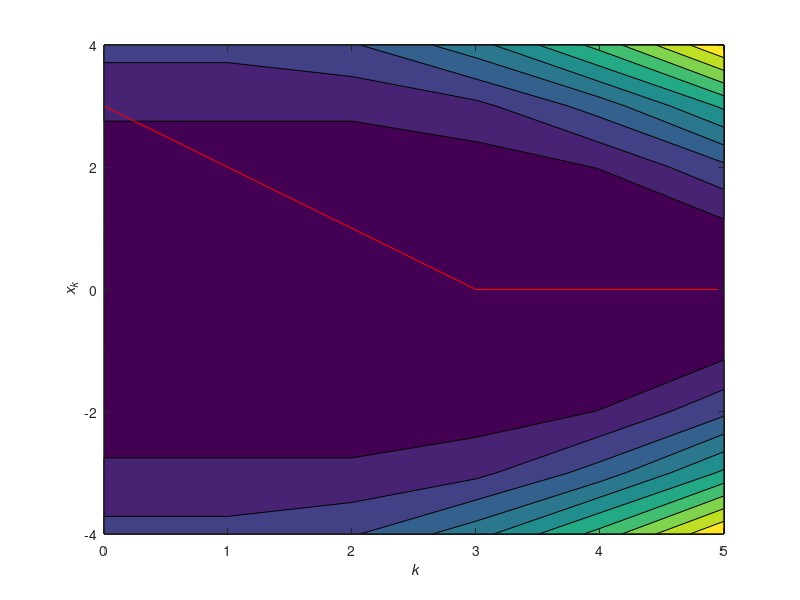

This figure's MATLAB source:
%% Q 1) a)

clear
clc

% Initialize arrays
karray = 0:5;
xarray = -4:4;
uarray = -1:1;
nx = length(xarray);
nk = length(karray);
V = zeros(nk, nx);
U = zeros(nk, nx);

%% Set value function in terminal state
k = nk;
for j = 1:nx %loop all 9 states
    x = xarray(j);
    V(k, j) = 10*x^2;
end

%% Apply dynamic programming
for k = nk-1:-1:1 %loop time steps
    for j = 1:nx %loop states
        x = xarray(j);
        possiblex = x + uarray;%stste
        possibleL = x^2 + uarray.^2;%stage cost
        possibleV = possibleL + interp1(xarray, V(k+1, :), possiblex);%value function = L(current time step)+V(next time step)
        [V(k, j), U(k, j)] = min(possibleV);
    end
end

%% Plot results
figure(1)
[Xarray, Karray] = meshgrid(xarray, karray);
contourf(Karray', Xarray', V')
xlabel('\it k')
ylabel('\it x_k')

%% Q 1) b)
x = zeros(nk, 1);
x(1) = 3;
for k = 1:nk-1
    j = find(xarray == x(k));
    u = uarray(U(k, j));
    x(k+1) = x(k) + u;
end

% Plot results
hold on
plot(karray, x, 'r')
hold off


